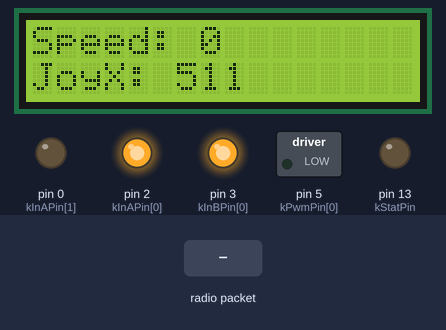
A program run on a simulated Arduino Nano, built with avr-gcc and run on an emulated ATmega328P. Parts: 16×2 character LCD, switched loads named in the program (green lamp = pin HIGH), output pins drawn as LEDs (lit = HIGH). The test bench sets the inputs (shaded band). No radio packets arrive unless stated.

Above: at 1.4 s.
1.5 s: radio packet "1" arrives
At 2.6 s:
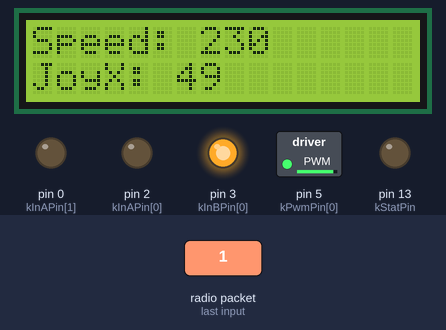
3.1 s: radio packet "0" arrives
At 4.0 s:
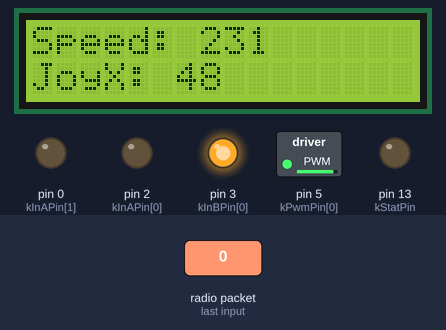
4.6 s: radio packet "2" arrives
At 5.4 s:
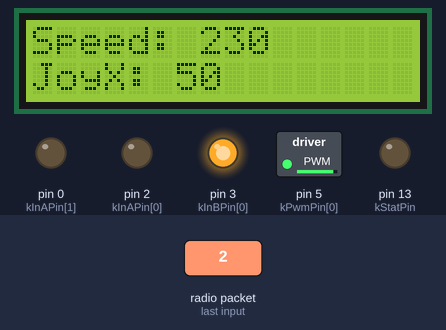
Timing chart, 0 to 7.6 s (numbered marks = the images above; inputs shaded):
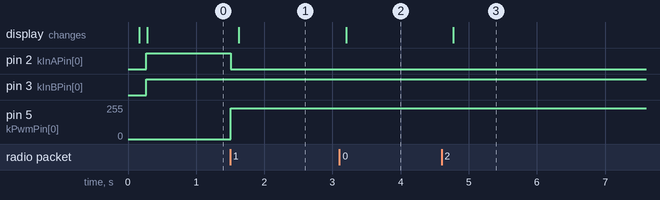

Measured:
- after the input at 1.5 s, pin 2 (kInAPin[0]): HIGH → LOW at once; pin 5 (kPwmPin[0]): 0/255 → 230/255 at once; the display: changes after 0.13 s (image 1)
- after the input at 3.1 s, pin 5 (kPwmPin[0]): 230/255 → 231/255 at once; the display: changes after 0.10 s (image 2)
- after the input at 4.6 s, pin 5 (kPwmPin[0]): 231/255 → 230/255 at once; the display: changes after 0.17 s (image 3)

The program:

main.cpp
```cpp
#include <Arduino.h>
#include <LiquidCrystal_PCF8574.h>
#include <Wire.h>

// ask_receiver.pde
// -*- mode: C++ -*-
// Simple example of how to use RadioHead to receive messages
// with a simple ASK transmitter in a very simple way.
// Implements a simplex (one-way) receiver with an Rx-B1 module
// Tested on Arduino Mega, Duemilanova, Uno, Due, Teensy, ESP-12
#include <RH_ASK.h>
#ifdef RH_HAVE_HARDWARE_SPI
#include <SPI.h> // Not actually used but needed to compile
#endif
RH_ASK driver;
// RH_ASK driver(2000, 4, 5, 0); // ESP8266 or ESP32: do not use pin 11 or 2
// RH_ASK driver(2000, 3, 4, 0); // ATTiny, RX on D3 (pin 2 on attiny85) TX on D4 (pin 3 on attiny85),

struct RadioMsg
{
  /*0000*/ uint16_t joyX;
  /*0002*/ uint16_t joyY;
};

enum MotorMode
{
  BRAKEVCC,
  CW,
  CCW,
  BRAKEGND,
};

enum Motor
{
  MOTOR_A,
  MOTOR_B,
};

const uint8_t PWM_MAX = 255;
const uint8_t PWM_HALF = PWM_MAX / 2;

const int kCurrentSensingThreshhold = 5000;

/* Voltage controlled input pins with hysteresis, CMOS compatible. These two pins
control the state of the bridge in normal operation according to the truth table (brake
to VCC , brake to GND, clockwise and counterclockwise).

Table 1.    Truth table in normal operating conditions
+------+-----+------+-----+-------+-------+---------------------+------------------------+
| INA  | INB | ENA  | ENB | OUTA  | OUTB  |         CS          |          MODE          |
+------+-----+------+-----+-------+-------+---------------------+------------------------+
|    1 |   1 |    1 |   1 | H     | H     | High Imp.           | Brake to VCC           |
|    1 |   0 |    1 |   1 | H     | L     | I_Sense = I_OUT / K | Clockwise (CW)         |
|    0 |   1 |    1 |   1 | L     | H     | I_SENSE = I_OUT / K | Counterclockwise (CCW) |
|    0 |   0 |    1 |   1 | L     | L     | High Imp.           | Brake to GND           |
+------+-----+------+-----+-------+-------+---------------------+------------------------+
For more information, see the VNH2SP30-E motor driver datasheet */
const int kInAPin[2] = {2, 0};
const int kInBPin[2] = {3, 0};

/* Voltage controlled input pins with hysteresis, CMOS compatible. Gates of low side
FETs are modulated by the PWM signal during their ON phase allowing speed
control of the motors. */
const int kPwmPin[2] = {5, 0};

/* When pulled low, disables the half-bridge of the VNH2SP30-E of the motor. In case of
fault detection (thermal shutdown of a high side FET or excessive ON state voltage drop
across a low side FET), this pin is pulled low by the device.

Table 2.    Truth table in fault conditions (detected on OUTA)
+------+-----+------+-----+-------+-------+------------+
| INA  | INB | ENA  | ENB | OUTA  | OUTB  |     CS     |
+------+-----+------+-----+-------+-------+------------+
| 1    | 1   |    1 |   1 | OPEN  | H     | High Imp.  |
| 1    | 0   |    1 |   1 | OPEN  | L     | High Imp.  |
| 0    | 1   |    1 |   1 | OPEN  | H     | I_OUTB / K |
| 0    | 0   |    1 |   1 | OPEN  | L     | High Imp.  |
| X    | X   |    0 |   0 | OPEN  | OPEN  | High Imp.  |
| X    | 1   |    0 |   1 | OPEN  | H     | I_OUTB / K |
| X    | 0   |    0 |   1 | OPEN  | L     | High Imp.  |
+------+-----+------+-----+-------+-------+------------+
For more information, see the VNH2SP30-E motor driver datasheet */
const int kEnPin[2] = {1, 0};

/* Analog current sense input. This input senses a current proportional to the motor
current. The information can be read back as an analog voltage. */
const int kCspPin[2] = {0, 0};

// On-Board LED used as status indication
const int kStatPin = 13;

// LCD
const int kLcdAddress = 0x27;
LiquidCrystal_PCF8574 lcd(kLcdAddress);

void lcdSetup(int address)
{
  Wire.beginTransmission(kLcdAddress);
  lcd.begin(16, 2);
  lcd.setBacklight(255);
}

void motorSetup()
{
  pinMode(kStatPin, OUTPUT);

  // Initialize digital pins as outputs
  for (int i = 0; i < 2; i++)
  {
    pinMode(kInAPin[i], OUTPUT);
    pinMode(kInBPin[i], OUTPUT);
    pinMode(kPwmPin[i], OUTPUT);
  }
  // Initialize braked
  for (int i = 0; i < 2; i++)
  {
    digitalWrite(kInAPin[i], LOW);
    digitalWrite(kInBPin[i], LOW);
  }
}
void motorOff(int motor)
{
  // Initialize braked
  for (int i = 0; i < 2; i++)
  {
    digitalWrite(kInAPin[i], LOW);
    digitalWrite(kInBPin[i], LOW);
  }
  analogWrite(kPwmPin[motor], 0);
}

/* motorGo() will set a motor going in a specific direction
 the motor will continue going in that direction, at that speed
 until told to do otherwise.

 motor: this should be either MOTOR_A (0) or MOTOR_B (1), will select
 which of the two motors to be controlled. Invalid values are ignored.

 mode: Should be one of the following values
  BRAKEVCC (0): Brake to VCC
  CW (1): Turn Clockwise
  CCW (2): Turn Counter-Clockwise
  BRAKEGND (3): Brake to GND

 speed: should be a value between 0 and PWM_MAX (255), higher the number, the faster
 */
void motorGo(Motor motor, MotorMode mode, uint8_t speed)
{

  if (motor == MOTOR_A || motor == MOTOR_B)
  {
    switch (mode)
    {
    case BRAKEVCC: // Brake to VCC
      digitalWrite(kInAPin[motor], HIGH);
      digitalWrite(kInBPin[motor], HIGH);
      break;
    case CW: // Turn Clockwise
      digitalWrite(kInAPin[motor], HIGH);
      digitalWrite(kInBPin[motor], LOW);
      break;
    case CCW: // Turn Counter-Clockwise
      digitalWrite(kInAPin[motor], LOW);
      digitalWrite(kInBPin[motor], HIGH);
      break;
    case BRAKEGND: // Brake to GND
      digitalWrite(kInAPin[motor], LOW);
      digitalWrite(kInBPin[motor], LOW);
      break;

    default:
      // Invalid mode does not change the PWM signal
      return;
    }
    analogWrite(kPwmPin[motor], speed);
  }
  return;
}

void resetData()
{
  //TODO
}

void receiveData(int *joyX, int *joyY)
{
  uint8_t buf[RH_ASK_MAX_MESSAGE_LEN];
  uint8_t buflen = sizeof(buf);
  static unsigned long lastReceiveTime;
  static unsigned long currentTime;

  if (driver.recv(buf, &buflen)) // Non-blocking
  {
    digitalWrite(kStatPin, HIGH);
    RadioMsg msg;
    memcpy(&msg, buf, sizeof(RadioMsg)); // Fill the structure with the incoming data.
                                         // Message with a good checksum received, dump it.
    *joyX = msg.joyX;
    *joyY = msg.joyY;
    lastReceiveTime = millis(); // At this moment we have received the data
  }
  // Check whether we keep receving data, or we have a connection between the two modules

  currentTime = millis();

  if (currentTime - lastReceiveTime > 1000)
  {              // If current time is more then 1 second since we have recived the last data, that means we have lost connection
    resetData(); // If connection is lost, reset the data. It prevents unwanted behavior, for example if a drone has a throttle up and we lose connection, it can keep flying unless we reset the values
  }

  digitalWrite(kStatPin, LOW);
}

void setup()
{

#ifdef RH_HAVE_SERIAL
  Serial.begin(115200); // Debugging only
#endif
  if (!driver.init())
#ifdef RH_HAVE_SERIAL
    Serial.println("init failed");
#else
    ;
#endif

  Wire.begin();

  motorSetup();
  delay(100);
  lcdSetup(kLcdAddress);
  delay(100);
} // setup()

void loop()
{
  int joyX = 511;
  int joyY = 511;
  const int deadZoneX = 5;
  const int deadZoneY = 5;

  uint8_t speed;
  MotorMode mode;
  int time = 0;

  String line0;
  String line1;

  int state = 0;

  while (state == 0)
  {
    receiveData(&joyX, &joyY);

    speed = map(abs(joyX - 511), 0, 511, 0, 255);

    if (joyX - 511 < -deadZoneX)
    {
      motorGo(MOTOR_A, CCW, speed);
    }
    else if (joyX - 511 > deadZoneX)
    {
      motorGo(MOTOR_A, CW, speed);
    }
    else
    {
      motorGo(MOTOR_A, BRAKEVCC, 0);
    }

    if (time % 200 == 0)
    {
      line0 = String("");
      line1 = String("");
      line0 = String(line0 + "Speed: " + String(speed));
      line1 = String(line1 + "JoyX: " + String(joyX));
      lcd.clear();

      lcd.print(line0);
      lcd.setCursor(0, 1);
      lcd.print(line1);
      time = 0;
    }

    time = time + 10;
    delay(10);
  }
  motorOff(MOTOR_A);
}
```
